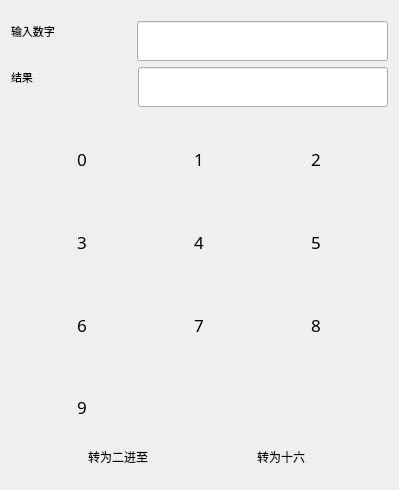
<?xml version="1.0" encoding="UTF-8"?>
<ui version="4.0">
 <class>Dialog</class>
 <widget class="QDialog" name="Dialog">
  <property name="geometry">
   <rect>
    <x>0</x>
    <y>0</y>
    <width>399</width>
    <height>490</height>
   </rect>
  </property>
  <property name="sizePolicy">
   <sizepolicy hsizetype="Ignored" vsizetype="Expanding">
    <horstretch>0</horstretch>
    <verstretch>0</verstretch>
   </sizepolicy>
  </property>
  <property name="minimumSize">
   <size>
    <width>399</width>
    <height>397</height>
   </size>
  </property>
  <property name="font">
   <font>
    <pointsize>6</pointsize>
   </font>
  </property>
  <property name="windowTitle">
   <string>Dialog</string>
  </property>
  <layout class="QVBoxLayout" name="verticalLayout_3">
   <item>
    <layout class="QVBoxLayout" name="verticalLayout">
     <item>
      <layout class="QHBoxLayout" name="horizontalLayout">
       <item>
        <widget class="QLabel" name="label">
         <property name="sizePolicy">
          <sizepolicy hsizetype="Preferred" vsizetype="Preferred">
           <horstretch>0</horstretch>
           <verstretch>0</verstretch>
          </sizepolicy>
         </property>
         <property name="font">
          <font>
           <pointsize>8</pointsize>
          </font>
         </property>
         <property name="text">
          <string>输入数字</string>
         </property>
        </widget>
       </item>
       <item>
        <widget class="QLineEdit" name="lineEdit">
         <property name="sizePolicy">
          <sizepolicy hsizetype="Expanding" vsizetype="Expanding">
           <horstretch>0</horstretch>
           <verstretch>0</verstretch>
          </sizepolicy>
         </property>
         <property name="minimumSize">
          <size>
           <width>251</width>
           <height>40</height>
          </size>
         </property>
         <property name="maximumSize">
          <size>
           <width>250</width>
           <height>20</height>
          </size>
         </property>
         <property name="styleSheet">
          <string notr="true">QLineEdit{
setStyleSheet(&quot;font-size : 9px&quot;); 
}</string>
         </property>
        </widget>
       </item>
      </layout>
     </item>
     <item>
      <layout class="QHBoxLayout" name="horizontalLayout_2">
       <item>
        <widget class="QLabel" name="label_2">
         <property name="sizePolicy">
          <sizepolicy hsizetype="Preferred" vsizetype="Preferred">
           <horstretch>0</horstretch>
           <verstretch>0</verstretch>
          </sizepolicy>
         </property>
         <property name="font">
          <font>
           <pointsize>8</pointsize>
          </font>
         </property>
         <property name="text">
          <string>结果</string>
         </property>
        </widget>
       </item>
       <item>
        <widget class="QLineEdit" name="result">
         <property name="sizePolicy">
          <sizepolicy hsizetype="Expanding" vsizetype="Expanding">
           <horstretch>0</horstretch>
           <verstretch>0</verstretch>
          </sizepolicy>
         </property>
         <property name="minimumSize">
          <size>
           <width>250</width>
           <height>40</height>
          </size>
         </property>
         <property name="maximumSize">
          <size>
           <width>250</width>
           <height>20</height>
          </size>
         </property>
         <property name="styleSheet">
          <string notr="true">QLineEdit{
setStyleSheet(&quot;font-size : 9px&quot;); 
}</string>
         </property>
        </widget>
       </item>
      </layout>
     </item>
    </layout>
   </item>
   <item>
    <layout class="QVBoxLayout" name="verticalLayout_2">
     <item>
      <layout class="QHBoxLayout" name="horizontalLayout_3">
       <item>
        <widget class="QPushButton" name="zerop">
         <property name="sizePolicy">
          <sizepolicy hsizetype="Preferred" vsizetype="Preferred">
           <horstretch>0</horstretch>
           <verstretch>0</verstretch>
          </sizepolicy>
         </property>
         <property name="minimumSize">
          <size>
           <width>80</width>
           <height>80</height>
          </size>
         </property>
         <property name="maximumSize">
          <size>
           <width>45</width>
           <height>45</height>
          </size>
         </property>
         <property name="font">
          <font>
           <family>Lucida Handwriting</family>
           <pointsize>13</pointsize>
          </font>
         </property>
         <property name="text">
          <string>0</string>
         </property>
         <property name="shortcut">
          <string notr="true"/>
         </property>
         <property name="flat">
          <bool>true</bool>
         </property>
        </widget>
       </item>
       <item>
        <widget class="QPushButton" name="onep">
         <property name="sizePolicy">
          <sizepolicy hsizetype="Preferred" vsizetype="Preferred">
           <horstretch>0</horstretch>
           <verstretch>0</verstretch>
          </sizepolicy>
         </property>
         <property name="minimumSize">
          <size>
           <width>80</width>
           <height>80</height>
          </size>
         </property>
         <property name="maximumSize">
          <size>
           <width>45</width>
           <height>45</height>
          </size>
         </property>
         <property name="font">
          <font>
           <family>Lucida Handwriting</family>
           <pointsize>13</pointsize>
          </font>
         </property>
         <property name="text">
          <string>1</string>
         </property>
         <property name="flat">
          <bool>true</bool>
         </property>
        </widget>
       </item>
       <item>
        <widget class="QPushButton" name="twop">
         <property name="sizePolicy">
          <sizepolicy hsizetype="Preferred" vsizetype="Preferred">
           <horstretch>0</horstretch>
           <verstretch>0</verstretch>
          </sizepolicy>
         </property>
         <property name="minimumSize">
          <size>
           <width>80</width>
           <height>80</height>
          </size>
         </property>
         <property name="maximumSize">
          <size>
           <width>45</width>
           <height>45</height>
          </size>
         </property>
         <property name="font">
          <font>
           <family>Lucida Handwriting</family>
           <pointsize>13</pointsize>
          </font>
         </property>
         <property name="text">
          <string>2</string>
         </property>
         <property name="flat">
          <bool>true</bool>
         </property>
        </widget>
       </item>
      </layout>
     </item>
     <item>
      <layout class="QHBoxLayout" name="horizontalLayout_4">
       <item>
        <widget class="QPushButton" name="threep">
         <property name="sizePolicy">
          <sizepolicy hsizetype="Preferred" vsizetype="Preferred">
           <horstretch>0</horstretch>
           <verstretch>0</verstretch>
          </sizepolicy>
         </property>
         <property name="minimumSize">
          <size>
           <width>80</width>
           <height>80</height>
          </size>
         </property>
         <property name="maximumSize">
          <size>
           <width>45</width>
           <height>45</height>
          </size>
         </property>
         <property name="font">
          <font>
           <family>Lucida Handwriting</family>
           <pointsize>13</pointsize>
          </font>
         </property>
         <property name="text">
          <string>3</string>
         </property>
         <property name="flat">
          <bool>true</bool>
         </property>
        </widget>
       </item>
       <item>
        <widget class="QPushButton" name="fourp">
         <property name="sizePolicy">
          <sizepolicy hsizetype="Preferred" vsizetype="Preferred">
           <horstretch>0</horstretch>
           <verstretch>0</verstretch>
          </sizepolicy>
         </property>
         <property name="minimumSize">
          <size>
           <width>80</width>
           <height>80</height>
          </size>
         </property>
         <property name="maximumSize">
          <size>
           <width>45</width>
           <height>45</height>
          </size>
         </property>
         <property name="font">
          <font>
           <family>Lucida Handwriting</family>
           <pointsize>13</pointsize>
          </font>
         </property>
         <property name="text">
          <string>4</string>
         </property>
         <property name="flat">
          <bool>true</bool>
         </property>
        </widget>
       </item>
       <item>
        <widget class="QPushButton" name="fivep">
         <property name="sizePolicy">
          <sizepolicy hsizetype="Preferred" vsizetype="Preferred">
           <horstretch>0</horstretch>
           <verstretch>0</verstretch>
          </sizepolicy>
         </property>
         <property name="minimumSize">
          <size>
           <width>80</width>
           <height>80</height>
          </size>
         </property>
         <property name="maximumSize">
          <size>
           <width>45</width>
           <height>45</height>
          </size>
         </property>
         <property name="font">
          <font>
           <family>Lucida Handwriting</family>
           <pointsize>13</pointsize>
          </font>
         </property>
         <property name="text">
          <string>5</string>
         </property>
         <property name="flat">
          <bool>true</bool>
         </property>
        </widget>
       </item>
      </layout>
     </item>
     <item>
      <layout class="QHBoxLayout" name="horizontalLayout_5">
       <item>
        <widget class="QPushButton" name="sixp">
         <property name="sizePolicy">
          <sizepolicy hsizetype="Preferred" vsizetype="Preferred">
           <horstretch>0</horstretch>
           <verstretch>0</verstretch>
          </sizepolicy>
         </property>
         <property name="minimumSize">
          <size>
           <width>80</width>
           <height>80</height>
          </size>
         </property>
         <property name="maximumSize">
          <size>
           <width>45</width>
           <height>45</height>
          </size>
         </property>
         <property name="font">
          <font>
           <family>Lucida Handwriting</family>
           <pointsize>13</pointsize>
          </font>
         </property>
         <property name="text">
          <string>6</string>
         </property>
         <property name="flat">
          <bool>true</bool>
         </property>
        </widget>
       </item>
       <item>
        <widget class="QPushButton" name="sevenp">
         <property name="sizePolicy">
          <sizepolicy hsizetype="Preferred" vsizetype="Preferred">
           <horstretch>0</horstretch>
           <verstretch>0</verstretch>
          </sizepolicy>
         </property>
         <property name="minimumSize">
          <size>
           <width>80</width>
           <height>80</height>
          </size>
         </property>
         <property name="maximumSize">
          <size>
           <width>45</width>
           <height>45</height>
          </size>
         </property>
         <property name="font">
          <font>
           <family>Lucida Handwriting</family>
           <pointsize>13</pointsize>
          </font>
         </property>
         <property name="text">
          <string>7</string>
         </property>
         <property name="flat">
          <bool>true</bool>
         </property>
        </widget>
       </item>
       <item>
        <widget class="QPushButton" name="eightp">
         <property name="sizePolicy">
          <sizepolicy hsizetype="Preferred" vsizetype="Preferred">
           <horstretch>0</horstretch>
           <verstretch>0</verstretch>
          </sizepolicy>
         </property>
         <property name="minimumSize">
          <size>
           <width>80</width>
           <height>80</height>
          </size>
         </property>
         <property name="maximumSize">
          <size>
           <width>45</width>
           <height>45</height>
          </size>
         </property>
         <property name="font">
          <font>
           <family>Lucida Handwriting</family>
           <pointsize>13</pointsize>
          </font>
         </property>
         <property name="text">
          <string>8</string>
         </property>
         <property name="flat">
          <bool>true</bool>
         </property>
        </widget>
       </item>
      </layout>
     </item>
     <item>
      <layout class="QHBoxLayout" name="horizontalLayout_7">
       <item>
        <widget class="QPushButton" name="ninep">
         <property name="sizePolicy">
          <sizepolicy hsizetype="Preferred" vsizetype="Preferred">
           <horstretch>0</horstretch>
           <verstretch>0</verstretch>
          </sizepolicy>
         </property>
         <property name="minimumSize">
          <size>
           <width>80</width>
           <height>80</height>
          </size>
         </property>
         <property name="maximumSize">
          <size>
           <width>45</width>
           <height>45</height>
          </size>
         </property>
         <property name="font">
          <font>
           <family>Lucida Handwriting</family>
           <pointsize>13</pointsize>
          </font>
         </property>
         <property name="text">
          <string>9</string>
         </property>
         <property name="flat">
          <bool>true</bool>
         </property>
        </widget>
       </item>
       <item>
        <widget class="QPushButton" name="sevenp_2">
         <property name="enabled">
          <bool>false</bool>
         </property>
         <property name="sizePolicy">
          <sizepolicy hsizetype="Preferred" vsizetype="Preferred">
           <horstretch>0</horstretch>
           <verstretch>0</verstretch>
          </sizepolicy>
         </property>
         <property name="minimumSize">
          <size>
           <width>80</width>
           <height>80</height>
          </size>
         </property>
         <property name="maximumSize">
          <size>
           <width>45</width>
           <height>45</height>
          </size>
         </property>
         <property name="font">
          <font>
           <family>Lucida Handwriting</family>
           <pointsize>13</pointsize>
          </font>
         </property>
         <property name="text">
          <string/>
         </property>
         <property name="flat">
          <bool>true</bool>
         </property>
        </widget>
       </item>
       <item>
        <widget class="QPushButton" name="eightp_2">
         <property name="enabled">
          <bool>false</bool>
         </property>
         <property name="sizePolicy">
          <sizepolicy hsizetype="Preferred" vsizetype="Preferred">
           <horstretch>0</horstretch>
           <verstretch>0</verstretch>
          </sizepolicy>
         </property>
         <property name="minimumSize">
          <size>
           <width>80</width>
           <height>80</height>
          </size>
         </property>
         <property name="maximumSize">
          <size>
           <width>45</width>
           <height>45</height>
          </size>
         </property>
         <property name="font">
          <font>
           <family>Lucida Handwriting</family>
           <pointsize>13</pointsize>
          </font>
         </property>
         <property name="text">
          <string/>
         </property>
         <property name="autoDefault">
          <bool>false</bool>
         </property>
         <property name="flat">
          <bool>true</bool>
         </property>
        </widget>
       </item>
      </layout>
     </item>
    </layout>
   </item>
   <item>
    <layout class="QHBoxLayout" name="horizontalLayout_6">
     <item>
      <widget class="QPushButton" name="transition_2">
       <property name="sizePolicy">
        <sizepolicy hsizetype="Preferred" vsizetype="Preferred">
         <horstretch>0</horstretch>
         <verstretch>0</verstretch>
        </sizepolicy>
       </property>
       <property name="minimumSize">
        <size>
         <width>100</width>
         <height>45</height>
        </size>
       </property>
       <property name="maximumSize">
        <size>
         <width>45</width>
         <height>45</height>
        </size>
       </property>
       <property name="font">
        <font>
         <family>Bookman Old Style</family>
         <pointsize>9</pointsize>
        </font>
       </property>
       <property name="text">
        <string>转为二进至</string>
       </property>
       <property name="flat">
        <bool>true</bool>
       </property>
      </widget>
     </item>
     <item>
      <widget class="QPushButton" name="transition_16">
       <property name="sizePolicy">
        <sizepolicy hsizetype="Preferred" vsizetype="Preferred">
         <horstretch>0</horstretch>
         <verstretch>0</verstretch>
        </sizepolicy>
       </property>
       <property name="minimumSize">
        <size>
         <width>100</width>
         <height>45</height>
        </size>
       </property>
       <property name="maximumSize">
        <size>
         <width>45</width>
         <height>45</height>
        </size>
       </property>
       <property name="font">
        <font>
         <family>Bookman Old Style</family>
         <pointsize>9</pointsize>
        </font>
       </property>
       <property name="text">
        <string>转为十六</string>
       </property>
       <property name="flat">
        <bool>true</bool>
       </property>
      </widget>
     </item>
    </layout>
   </item>
  </layout>
 </widget>
 <resources/>
 <connections/>
</ui>
